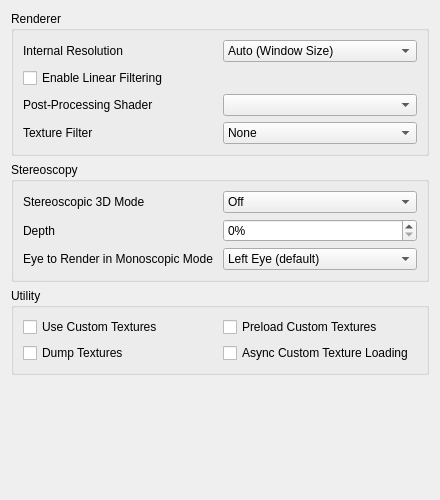
<?xml version="1.0" encoding="UTF-8"?>
<ui version="4.0">
 <class>ConfigureEnhancements</class>
 <widget class="QWidget" name="ConfigureEnhancements">
  <property name="geometry">
   <rect>
    <x>0</x>
    <y>0</y>
    <width>440</width>
    <height>500</height>
   </rect>
  </property>
  <property name="minimumSize">
   <size>
    <width>0</width>
    <height>0</height>
   </size>
  </property>
  <property name="windowTitle">
   <string>Form</string>
  </property>
  <layout class="QVBoxLayout" name="verticalLayout_2">
   <item>
    <widget class="QGroupBox" name="rendererBox">
     <property name="title">
      <string>Renderer</string>
     </property>
     <layout class="QVBoxLayout" name="verticalLayout_3">
      <item>
       <widget class="QWidget" name="widget_resolution" native="true">
        <layout class="QHBoxLayout" name="horizontalLayout_1">
         <property name="leftMargin">
          <number>0</number>
         </property>
         <property name="topMargin">
          <number>0</number>
         </property>
         <property name="rightMargin">
          <number>0</number>
         </property>
         <property name="bottomMargin">
          <number>0</number>
         </property>
         <item>
          <widget class="QLabel" name="resolution_label">
           <property name="text">
            <string>Internal Resolution</string>
           </property>
          </widget>
         </item>
         <item>
          <widget class="QComboBox" name="resolution_factor_combobox">
           <item>
            <property name="text">
             <string>Auto (Window Size)</string>
            </property>
           </item>
           <item>
            <property name="text">
             <string>Native (400x240)</string>
            </property>
           </item>
           <item>
            <property name="text">
             <string>2x Native (800x480)</string>
            </property>
           </item>
           <item>
            <property name="text">
             <string>3x Native (1200x720)</string>
            </property>
           </item>
           <item>
            <property name="text">
             <string>4x Native (1600x960)</string>
            </property>
           </item>
           <item>
            <property name="text">
             <string>5x Native (2000x1200)</string>
            </property>
           </item>
           <item>
            <property name="text">
             <string>6x Native (2400x1440)</string>
            </property>
           </item>
           <item>
            <property name="text">
             <string>7x Native (2800x1680)</string>
            </property>
           </item>
           <item>
            <property name="text">
             <string>8x Native (3200x1920)</string>
            </property>
           </item>
           <item>
            <property name="text">
             <string>9x Native (3600x2160)</string>
            </property>
           </item>
           <item>
            <property name="text">
             <string>10x Native (4000x2400)</string>
            </property>
           </item>
           <item>
            <property name="text">
             <string>11x Native (4400x2640)</string>
            </property>
           </item>
           <item>
            <property name="text">
              <string>12x Native (4800x2880)</string>
            </property>
           </item>
           <item>
            <property name="text">
             <string>13x Native (5200x3120)</string>
            </property>
           </item>
           <item>
            <property name="text">
             <string>14x Native (5600x3360)</string>
            </property>
           </item>
           <item>
            <property name="text">
             <string>15x Native (6000x3600)</string>
            </property>
           </item>
           <item>
            <property name="text">
             <string>16x Native (6400x3840)</string>
            </property>
           </item>
           <item>
            <property name="text">
             <string>17x Native (6800x4080)</string>
            </property>
           </item>
           <item>
            <property name="text">
             <string>18x Native (7200x4320)</string>
            </property>
           </item>
           <item>
            <property name="text">
             <string>19x Native (7600x4560)</string>
            </property>
           </item>
           <item>
            <property name="text">
             <string>20x Native (8000x4800)</string>
            </property>
           </item>
          </widget>
         </item>
        </layout>
       </widget>
      </item>
      <item>
       <widget class="QCheckBox" name="toggle_linear_filter">
        <property name="text">
         <string>Enable Linear Filtering</string>
        </property>
       </widget>
      </item>
      <item>
       <widget class="QWidget" name="widget_shader" native="true">
        <layout class="QHBoxLayout" name="horizontalLayout_2">
         <property name="leftMargin">
          <number>0</number>
         </property>
         <property name="topMargin">
          <number>0</number>
         </property>
         <property name="rightMargin">
          <number>0</number>
         </property>
         <property name="bottomMargin">
          <number>0</number>
         </property>
         <item>
          <widget class="QLabel" name="shader_label">
           <property name="text">
            <string>Post-Processing Shader</string>
           </property>
          </widget>
         </item>
         <item>
          <widget class="QComboBox" name="shader_combobox"/>
         </item>
        </layout>
       </widget>
      </item>
      <item>
       <widget class="QWidget" name="widget_texture_filter" native="true">
        <layout class="QHBoxLayout" name="horizontalLayout_3">
         <property name="leftMargin">
          <number>0</number>
         </property>
         <property name="topMargin">
          <number>0</number>
         </property>
         <property name="rightMargin">
          <number>0</number>
         </property>
         <property name="bottomMargin">
          <number>0</number>
         </property>
         <item>
          <widget class="QLabel" name="texture_filter_label">
           <property name="text">
            <string>Texture Filter</string>
           </property>
          </widget>
         </item>
         <item>
          <widget class="QComboBox" name="texture_filter_combobox">
           <item>
            <property name="text">
             <string>None</string>
            </property>
           </item>
           <item>
            <property name="text">
             <string>Anime4K</string>
            </property>
           </item>
           <item>
            <property name="text">
             <string>Bicubic</string>
            </property>
           </item>
           <item>
            <property name="text">
             <string>Nearest Neighbor</string>
            </property>
           </item>
           <item>
            <property name="text">
             <string>ScaleForce</string>
            </property>
           </item>
           <item>
            <property name="text">
             <string>xBRZ</string>
            </property>
           </item>
          </widget>
         </item>
        </layout>
       </widget>
      </item>
     </layout>
    </widget>
   </item>
   <item>
    <widget class="QGroupBox" name="stereo_group">
     <property name="title">
      <string>Stereoscopy</string>
     </property>
     <layout class="QVBoxLayout" name="verticalLayout_4">
      <item>
       <layout class="QHBoxLayout" name="horizontalLayout_4">
        <item>
         <widget class="QLabel" name="label_4">
          <property name="text">
           <string>Stereoscopic 3D Mode</string>
          </property>
         </widget>
        </item>
        <item>
         <widget class="QComboBox" name="render_3d_combobox">
          <item>
           <property name="text">
            <string>Off</string>
           </property>
          </item>
          <item>
           <property name="text">
            <string>Side by Side</string>
           </property>
          </item>
          <item>
           <property name="text">
            <string>Anaglyph</string>
           </property>
          </item>
          <item>
           <property name="text">
            <string>Interlaced</string>
           </property>
          </item>
          <item>
           <property name="text">
            <string>Reverse Interlaced</string>
           </property>
          </item>
         </widget>
        </item>
       </layout>
      </item>
      <item>
       <layout class="QHBoxLayout" name="horizontalLayout_5">
        <item>
         <widget class="QLabel" name="label_3">
          <property name="text">
           <string>Depth</string>
          </property>
         </widget>
        </item>
        <item>
         <widget class="QSpinBox" name="factor_3d">
          <property name="suffix">
           <string>%</string>
          </property>
          <property name="minimum">
           <number>0</number>
          </property>
          <property name="maximum">
           <number>100</number>
          </property>
          <property name="value">
           <number>0</number>
          </property>
         </widget>
        </item>
       </layout>
      </item>
      <item>
       <layout class="QHBoxLayout" name="horizontalLayout_6">
        <item>
         <widget class="QLabel" name="label_6">
          <property name="text">
           <string>Eye to Render in Monoscopic Mode</string>
          </property>
         </widget>
        </item>
        <item>
         <widget class="QComboBox" name="mono_rendering_eye">
          <item>
           <property name="text">
            <string>Left Eye (default)</string>
           </property>
          </item>
          <item>
           <property name="text">
            <string>Right Eye</string>
           </property>
          </item>
         </widget>
        </item>
       </layout>
      </item>
     </layout>
    </widget>
   </item>
   <item>
    <widget class="QGroupBox" name="utilityBox">
     <property name="title">
      <string>Utility</string>
     </property>
     <layout class="QGridLayout" name="gridLayout_1">
      <item row="1" column="0">
       <widget class="QCheckBox" name="toggle_custom_textures">
        <property name="toolTip">
         <string>&lt;html&gt;&lt;head/&gt;&lt;body&gt;&lt;p&gt;Replace textures with PNG files.&lt;/p&gt;&lt;p&gt;Textures are loaded from load/textures/[Title ID]/.&lt;/p&gt;&lt;/body&gt;&lt;/html&gt;</string>
        </property>
        <property name="text">
         <string>Use Custom Textures</string>
        </property>
       </widget>
      </item>
      <item row="2" column="0">
       <widget class="QCheckBox" name="toggle_dump_textures">
        <property name="toolTip">
         <string>&lt;html&gt;&lt;head/&gt;&lt;body&gt;&lt;p&gt;Dump textures to PNG files.&lt;/p&gt;&lt;p&gt;Textures are dumped to dump/textures/[Title ID]/.&lt;/p&gt;&lt;/body&gt;&lt;/html&gt;</string>
        </property>
        <property name="text">
         <string>Dump Textures</string>
        </property>
       </widget>
      </item>
      <item row="1" column="1">
       <widget class="QCheckBox" name="toggle_preload_textures">
        <property name="toolTip">
         <string>&lt;html&gt;&lt;head/&gt;&lt;body&gt;&lt;p&gt;Load all custom textures into memory on boot, instead of loading them when the game requires them.&lt;/p&gt;&lt;/body&gt;&lt;/html&gt;</string>
        </property>
        <property name="text">
         <string>Preload Custom Textures</string>
        </property>
       </widget>
      </item>
      <item row="2" column="1">
       <widget class="QCheckBox" name="toggle_async_custom_loading">
        <property name="toolTip">
         <string>&lt;html&gt;&lt;head/&gt;&lt;body&gt;&lt;p&gt;Load custom textures asynchronously with background threads to reduce loading stutter.&lt;/p&gt;&lt;/body&gt;&lt;/html&gt;</string>
        </property>
        <property name="text">
         <string>Async Custom Texture Loading</string>
        </property>
       </widget>
      </item>
     </layout>
    </widget>
   </item>
   <item>
    <spacer name="verticalSpacer">
     <property name="orientation">
      <enum>Qt::Vertical</enum>
     </property>
     <property name="sizeHint" stdset="0">
      <size>
       <width>20</width>
       <height>270</height>
      </size>
     </property>
    </spacer>
   </item>
  </layout>
 </widget>
 <tabstops>
  <tabstop>resolution_factor_combobox</tabstop>
  <tabstop>toggle_linear_filter</tabstop>
  <tabstop>shader_combobox</tabstop>
  <tabstop>texture_filter_combobox</tabstop>
  <tabstop>render_3d_combobox</tabstop>
  <tabstop>factor_3d</tabstop>
  <tabstop>mono_rendering_eye</tabstop>
  <tabstop>toggle_custom_textures</tabstop>
  <tabstop>toggle_dump_textures</tabstop>
  <tabstop>toggle_preload_textures</tabstop>
 </tabstops>
 <resources/>
 <connections/>
</ui>
